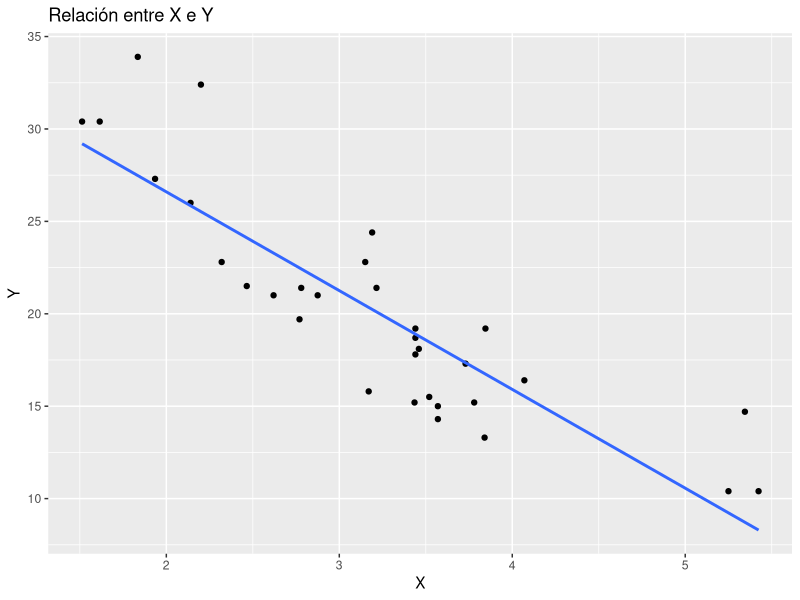

The R source for this figure:
## ---- chunk 1
library(ggplot2)

ggplot(data = mtcars, aes(x = wt, y = mpg)) +
  geom_point() +
  geom_smooth(method = "lm", se = FALSE) +
  labs(title = "Relación entre X e Y",
       x = "X",
       y = "Y")
